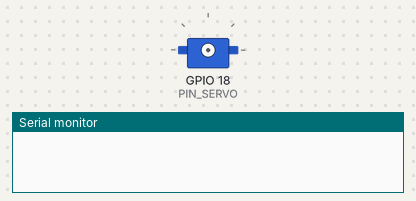
Bench run of a sketch on a simulated ESP32. On the bench: servo, the last lines printed to the serial monitor.

Above: at 0.0 s.
At 1.4 s:
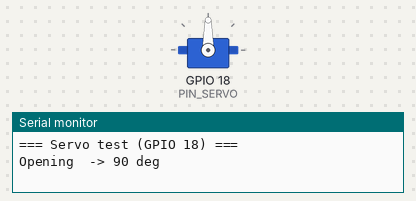
Timing chart, 0 to 4.3 s (numbered marks = the images above):
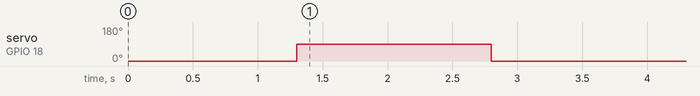

The sketch:

servo_test.ino
```cpp
/*
 * Servo test — moves the gate servo once: 0° -> 90° (open) -> 0° (closed).
 * Press EN/RST on the ESP32 to run it again, or type any key + Enter in the
 * Serial Monitor (115200 baud).
 *
 * Wiring (same as the main controller sketch):
 *   servo orange (signal) -> GPIO 18
 *   servo red (+)         -> VIN (5 V from USB)
 *   servo brown (-)       -> GND
 *
 * Board: "ESP32 Dev Module". Library: ESP32Servo.
 */

#include <Arduino.h>
#include <ESP32Servo.h>

static const uint8_t PIN_SERVO = 18;
static const int CLOSED_DEG = 0;
static const int OPEN_DEG = 90;

Servo gate;

void moveOnce() {
  Serial.println("Opening  -> 90 deg");
  gate.write(OPEN_DEG);
  delay(1500);
  Serial.println("Closing  -> 0 deg");
  gate.write(CLOSED_DEG);
  delay(1000);
  Serial.println("Done. Press EN or type a key + Enter to run again.\n");
}

void setup() {
  Serial.begin(115200);
  delay(500);
  Serial.println("\n=== Servo test (GPIO 18) ===");

  ESP32PWM::allocateTimer(0);
  gate.setPeriodHertz(50);              // standard 50 Hz servo signal
  gate.attach(PIN_SERVO, 500, 2400);    // SG90 pulse range in microseconds
  gate.write(CLOSED_DEG);
  delay(800);

  moveOnce();
}

void loop() {
  if (Serial.available()) {
    while (Serial.available()) Serial.read();
    moveOnce();
  }
}
```
